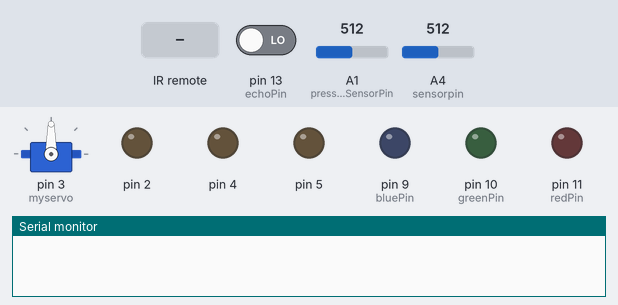
The sketch below on a simulated Arduino Uno, built with avr-gcc and run on an emulated ATmega328P. Parts: servo, output pins drawn as LEDs (lit = HIGH), the last lines printed to the serial monitor. The inputs (shaded band) are chosen by the test bench; at power-on: pin 13 (echoPin) LOW, A1 (pressureSensorPin) = 512, A4 (sensorpin) = 512. Pins used as bus, display or sensor lines are not drawn.

Above: at 0.1 s.
At 1.2 s:
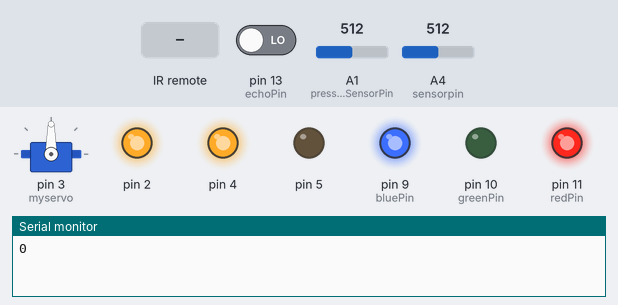
1.3 s: infrared code 0xFFB04F received
At 5.5 s:
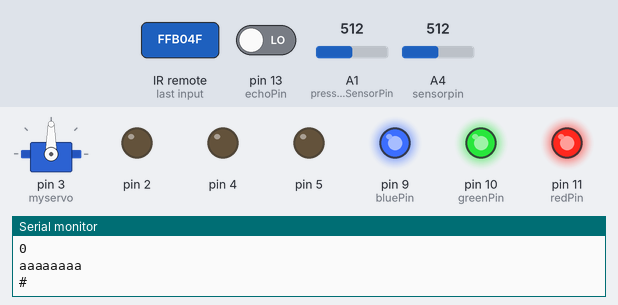
Timing chart, 0 to 22.6 s (numbered marks = the images above; inputs shaded):
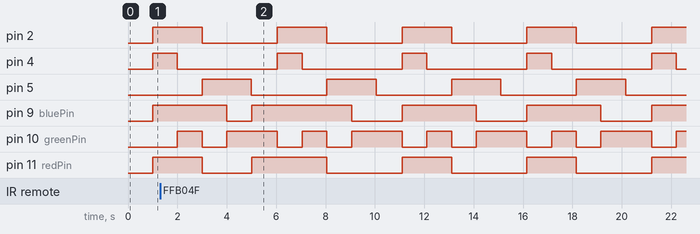

Measured:
- by itself, pin 2, pin 5: alternates HIGH for 2.0 s and LOW for 3.1 s
- by itself, pin 4: alternates HIGH for 1.0 s and LOW for 4.1 s
- by itself, pin 10 (greenPin): repeats every 5.1 s: LOW 1.0 s, HIGH 2.1 s, LOW 1.0 s, HIGH 1.0 s

The sketch:

final_test2.ino
```cpp
// This is the code I used on the  show


#include<IRremote.h>
#include <Servo.h>

Servo myservo;

int IR = 7;
IRrecv irrecv(IR);
decode_results irIn;
//define ir reciver

int sensorpin = A4;
int speedval = 0;


//define pin code
int pressureSensorPin = A1;

char val;

int redPin = 11;
int greenPin = 10;
int bluePin = 9;

const int leftForward = 2;
const int leftBackward = 3;
const int rightForward = 4;
const int rightBackward = 5;

const int trigPin = 12;
const int echoPin = 13;

long duration;
int distance;

void setup() {
  // put your setup code here, to run once:
  Serial.begin(9600);


  irrecv.enableIRIn();

  pinMode(redPin, OUTPUT);
  pinMode(greenPin, OUTPUT);
  pinMode(bluePin, OUTPUT);


   pinMode(2 , OUTPUT);
  pinMode(3 , OUTPUT);
  pinMode(4 , OUTPUT);
  pinMode(5, OUTPUT);

pinMode(trigPin, OUTPUT);
pinMode(echoPin, INPUT);

myservo.attach(3);


}


void setColor(int red, int green, int blue)
{
  #ifdef COMMON_ANODE
    red = 255 - red;
    green = 255 - green;
    blue = 255 - blue;
  #endif
  analogWrite(redPin, red);
  analogWrite(greenPin, green);
  analogWrite(bluePin, blue);

}


void decodeIR ( )
// This will tell us which key Is pressed.
{


   Serial.println("aaaaaaaa");
  switch (irIn.value)
  {


   // lack 1379

       case 0xFF30CF:
  Serial.println( "1" );
     break;

      case 0xFF629D:
 Serial.println( "2" );
     break;

    case 0xFF7A85:
 Serial.println( "3" );
    break;


    case 0xFF22DD:
  Serial.println( "4" );
    break;

      case 0xFF02FD:
  Serial.println ( "5" ) ;
       break;


      case 0xFFC23D:
    Serial.println ( "6" ) ;
      break;

         case 0xFF42BD:
    Serial.println ( "7" ) ;
      break;


      case 0xFFA857:
    Serial.println ( "8" ) ;
      break ;

      case 0xFF52AD:
    Serial.println ( "9" ) ;
      break ;
/////////////

 case 0xFFB04F :
   Serial.println ( "#" ) ;
     setColor(255,255,255);
       break;

 case 0xFF6897:
 // Serial.println ( "*" ) ;
 //Serial.println ( "333" ) ;
  setColor(0,0,0);

  digitalWrite(2 , LOW);
  digitalWrite(3 , LOW);
    digitalWrite(4 , LOW);
    digitalWrite(5 , LOW);
    break;

    break;

    case 0xFF9867:
  Serial.println ( "0" ) ;

     setColor(0, 255, 255);  // aqua
  delay(100);
    break;


    case 0xFF38C7:
 Serial.println( "ok" );
     setColor(255, 0, 0);  // red
  delay(100);
    break;

    case 0xFF10EF :
   Serial.println ( " left" ) ;
    setColor(0, 255, 0);  // green

    digitalWrite(2 , LOW);
  digitalWrite(3 , HIGH);

  digitalWrite(4 , LOW);
  digitalWrite(5 , HIGH);


  delay(100);
    break;

    case 0xFF5AA5:
    Serial.println ( "right " ) ;
     setColor(0, 0, 255);  // blue

digitalWrite(3 , LOW);
  digitalWrite(2 , HIGH);

  digitalWrite(5 , LOW);
  digitalWrite(4 , HIGH);


  delay(100);
     break;

    case 0xFF18E7 :
  Serial.println ( " uppppppppppppppppppppppp" ) ;
     setColor(255, 255, 0);  // yellow
  delay(100);
    break;

  case 0xFF4AB5 :
 Serial.println ( "down " );
    setColor(255, 0, 255);  // purple
  delay(100);
       break;


    default:
    break;

  }


  }


  void loop() {
    // put your main code here, to run repeatedly:
    int pressureSensorState = analogRead(pressureSensorPin);
speedval = analogRead(sensorpin);
 // int pressureSensorState2 = Serial.parseInt();
//Serial.println(speedval);


 //Serial.println (pressureSensorState);
//     myservo.write(pressureSensorState);

    //Serial.println ("~");
    //Serial.println("Hello, world!");
    // print pressure in test window
    //Serial.write(pressureSensorState);
    //delay(10);


duration = pulseIn(echoPin, HIGH);
 Serial.println(duration);
//if(duration>2000){


  setColor(255, 0, 255);  // purple

digitalWrite(3 , LOW);
  digitalWrite(2 , HIGH);

  digitalWrite(5 , LOW);
  digitalWrite(4 , HIGH);


  delay(1000);


     setColor(255, 255, 255);  // aqua
digitalWrite(3 , LOW);
  digitalWrite(2 , HIGH);

  digitalWrite(5 , LOW);
  digitalWrite(4 , LOW);


  delay(1000);

 setColor(0, 0, 255);  // blue


digitalWrite(4, LOW);
  digitalWrite(5 , HIGH);

  digitalWrite(3 , LOW);
  digitalWrite(2, LOW);


  delay(1000);


   setColor(0, 255, 0);  // green

    digitalWrite(2 , LOW);
  digitalWrite(3 , HIGH);

  digitalWrite(4 , LOW);
  digitalWrite(5 , HIGH);


  delay(1000);


//}
//if(duration< 2000){


   setColor(0, 255, 0);  // green

    digitalWrite(2 , LOW);
  digitalWrite(3 , LOW);

  digitalWrite(4 , LOW);
  digitalWrite(5 , LOW);


 // }


    if (irrecv.decode(&irIn ) ) {

      decodeIR ( ) ;

      irrecv.resume ( ) ;


    }


    delay(50); // Slows down writing to Serial so there is less lag in Processing
  }
```
